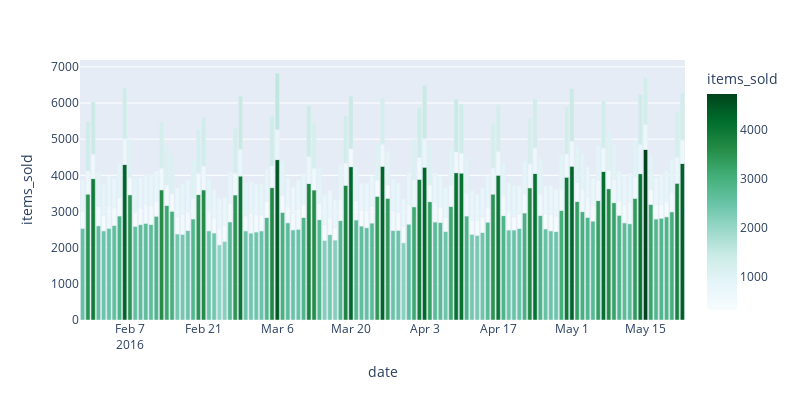

Source (notebook cell):
### Code cell
def plot_values(df, from_date=None, target=None):
    fig = px.bar(df.loc[df['date'] >= from_date], x='date', \
             y='items_sold', color="items_sold",\
             width=800, height=400, color_continuous_scale=px.colors.sequential.BuGn)
    fig.show()
    
plot_values(df_sales_by_category, '2016-01-29')

### Figure 1 — Plotly figure (JSON) as saved in the notebook; plotly's stock layout.template omitted (floating-point values rounded to 4 significant figures; data arrays with more than 128 entries replaced by an {"elided": "..."} marker saying what was removed)
{"data": [{"alignmentgroup": "True", "hovertemplate": "date=%{x}<br>items_sold=%{marker.color}<extra></extra>", "legendgroup": "", "marker": {"color": {"elided": "345 int values"}, "coloraxis": "coloraxis"}, "name": "", "offsetgroup": "", "orientation": "v", "showlegend": false, "textposition": "auto", "type": "bar", "x": {"elided": "345 str values"}, "xaxis": "x", "y": {"elided": "345 int values"}, "yaxis": "y"}], "layout": {"barmode": "relative", "coloraxis": {"colorbar": {"title": {"text": "items_sold"}}, "colorscale": [[0, "rgb(247,252,253)"], [0.125, "rgb(229,245,249)"], [0.25, "rgb(204,236,230)"], [0.375, "rgb(153,216,201)"], [0.5, "rgb(102,194,164)"], [0.625, "rgb(65,174,118)"], [0.75, "rgb(35,139,69)"], [0.875, "rgb(0,109,44)"], [1, "rgb(0,68,27)"]]}, "height": 400, "legend": {"tracegroupgap": 0}, "margin": {"t": 60}, "width": 800, "xaxis": {"anchor": "y", "autorange": true, "domain": [0, 1], "range": ["2016-01-28 12:00", "2016-05-22 12:00"], "title": {"text": "date"}, "type": "date"}, "yaxis": {"anchor": "x", "autorange": true, "domain": [0, 1], "range": [0, 7188.0], "title": {"text": "items_sold"}, "type": "linear"}}}
